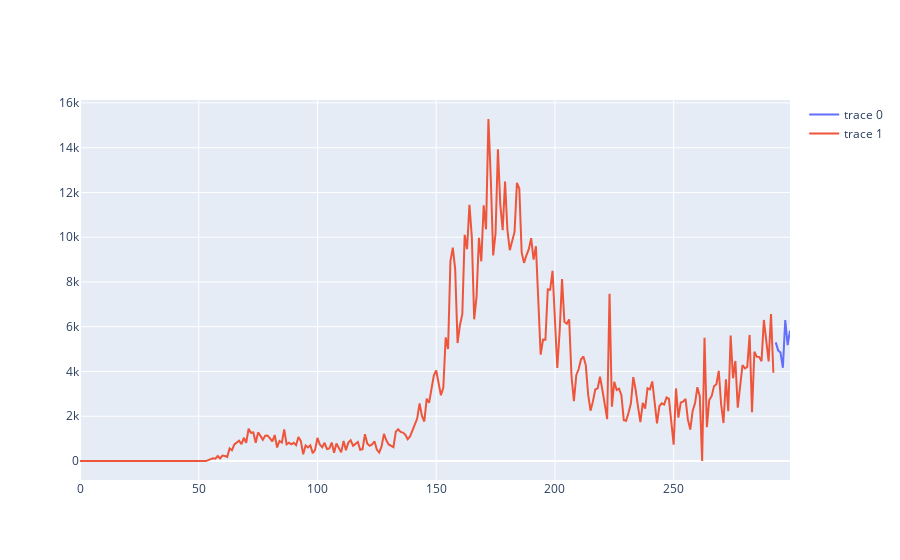

The cell this chart's notebook holds for it:
### Code cell
# forecast monthly births with random forest
from numpy import asarray
from pandas import read_csv
from pandas import DataFrame
from pandas import concat
from sklearn.metrics import mean_absolute_error
from sklearn.ensemble import RandomForestRegressor
from matplotlib import pyplot

# transform a time series dataset into a supervised learning dataset
def series_to_supervised(data, n_in=1, n_out=1, dropnan=True):
    df = DataFrame(data)
    cols = list()
    # input sequence (t-n, ... t-1)
    for i in range(n_in, 0, -1):
        cols.append(df.shift(i))
    # forecast sequence (t, t+1, ... t+n)
    for i in range(0, n_out):
        cols.append(df.shift(-i))
    # put it all together
    agg = concat(cols, axis=1)
    # drop rows with NaN values
    if dropnan:
        agg.dropna(inplace=True)
    return agg.values


# walk-forward validation for univariate data
def walk_forward_validation(data, n_test):
    predictions = list()
    # split dataset
    train, test = data[:-n_test, :], data[-n_test:, :]
    # seed history with training dataset
    history = [x for x in train]
    # step over each time-step in the test set
    for i in range(len(test)):
        # split test row into input and output columns
        testX, testy = test[i, :-1], test[i, -1]
        train = np.asarray(train)
        
        # split into input and output columns
        trainX, trainy = train[:, :-1], train[:, -1]
        # fit model
        model = RandomForestRegressor(n_estimators=1000)
        model.fit(trainX, trainy)
        # make a one-step prediction
        yhat = model.predict([testX])[0]
        # store forecast in list of predictions
        predictions.append(yhat)
        
        # add actual observation to history for the next loop
        history.append(test[i])
        
        # summarize progress
        print('>expected=%.1f, predicted=%.1f' % (testy, yhat))
        
    # estimate prediction error
    error = np.sqrt(mean_squared_error(test[:, -1], predictions))
    return error, test[:, -1], predictions

# load the dataset
df = florida_cases.reset_index()[0]
# transform the time series data into supervised learning
data = series_to_supervised(df, n_in=6)
# evaluate
mae, y, yhat = walk_forward_validation(data, 7)
print(f'RMSE: {mae}')

fig = go.Figure()
fig.add_trace(
        go.Scatter(
            x=[293,294,295,296,297,298,299],
            y=yhat,
            mode="lines"
        ))
df = florida_cases.reset_index()[0].to_frame()
fig.add_trace(
        go.Scatter(
            x=df.index,
            y=df[0],
            mode="lines"
        ))
fig.show()

### Figure 1 — Plotly figure (JSON) as saved in the notebook; plotly's stock layout.template omitted (floating-point values rounded to 4 significant figures; data arrays with more than 128 entries replaced by an {"elided": "..."} marker saying what was removed)
{"data": [{"mode": "lines", "type": "scatter", "x": [293, 294, 295, 296, 297, 298, 299], "y": [5300.0, 4943.0, 4846.0, 4164.0, 6300.0, 5181.0, 5825.0]}, {"mode": "lines", "type": "scatter", "x": {"elided": "293 int values"}, "y": {"elided": "293 int values"}}], "layout": {}}
